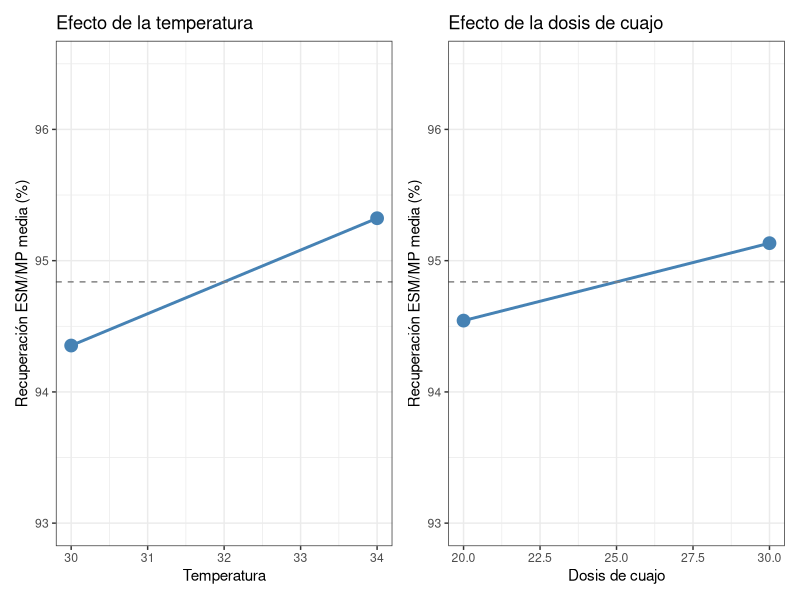
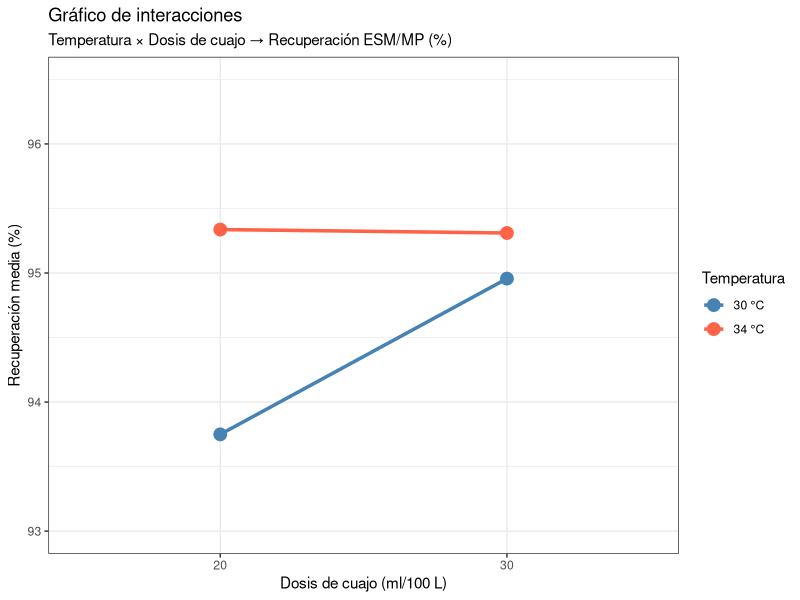

Generate these figures, in order, with R:
## ---- chunk 1
#| include: false
library(tidyverse)
## ---- chunk 2
set.seed(2024)   # para obtener siempre el mismo sorteo
plan <- tibble(
    temperatura = rep(c(30, 30, 34, 34), each = 3),
    dosis_cuajo = rep(c(20, 30, 20, 30), each = 3)
) |>
    mutate(orden = sample(1:12)) |>
    arrange(orden)
plan
## ---- chunk 3
#| message: false
library(tidyverse)

df <- read_csv2("datos/experimento_cuajo.csv",
                locale = locale(decimal_mark = ","))

df |>
    group_by(temperatura, dosis_cuajo) |>
    summarise(
        n        = n(),
        media    = round(mean(retencion_pct), 2),
        desv_tip = round(sd(retencion_pct), 2),
        .groups  = "drop"
    )
## ---- chunk 4
#| code-fold: true
#| code-summary: "Mostrar código"
#| fig-width: 9
#| fig-height: 4
#| message: false
#| warning: false

library(patchwork)

media_temp  <- df |>
    group_by(temperatura) |>
    summarise(media = mean(retencion_pct), .groups = "drop")

media_dosis <- df |>
    group_by(dosis_cuajo) |>
    summarise(media = mean(retencion_pct), .groups = "drop")

media_global <- mean(df$retencion_pct)

p1 <- ggplot(media_temp, aes(x = temperatura, y = media, group = 1)) +
    geom_point(size = 4, color = "steelblue") +
    geom_line(color = "steelblue", linewidth = 1) +
    geom_hline(yintercept = media_global, linetype = "dashed",
               color = "gray50") +
    ylim(93, 96.5) +
    labs(title = "Efecto de la temperatura",
         x = "Temperatura",
         y = "Recuperación ESM/MP media (%)") +
    theme_bw()

p2 <- ggplot(media_dosis, aes(x = dosis_cuajo, y = media, group = 1)) +
    geom_point(size = 4, color = "steelblue") +
    geom_line(color = "steelblue", linewidth = 1) +
    geom_hline(yintercept = media_global, linetype = "dashed",
               color = "gray50") +
    ylim(93, 96.5) +
    labs(title = "Efecto de la dosis de cuajo",
         x = "Dosis de cuajo",
         y = "Recuperación ESM/MP media (%)") +
    theme_bw()

p1 + p2
## ---- chunk 5
#| code-fold: true
#| code-summary: "Mostrar código"
#| fig-width: 7
#| fig-height: 5
#| message: false
#| warning: false

medias_cruzadas <- df |>
    group_by(temperatura, dosis_cuajo) |>
    summarise(media = mean(retencion_pct), .groups = "drop")

ggplot(medias_cruzadas,
       aes(x = factor(dosis_cuajo), y = media,
           color = factor(temperatura), group = factor(temperatura))) +
    geom_point(size = 4) +
    geom_line(linewidth = 1.2) +
    scale_color_manual(values = c("30" = "steelblue", "34" = "tomato"),
                       labels = c("30" = "30 °C", "34" = "34 °C")) +
    ylim(93, 96.5) +
    labs(title    = "Gráfico de interacciones",
         subtitle = "Temperatura × Dosis de cuajo → Recuperación ESM/MP (%)",
         x        = "Dosis de cuajo (ml/100 L)",
         y        = "Recuperación media (%)",
         color    = "Temperatura") +
    theme_bw()
